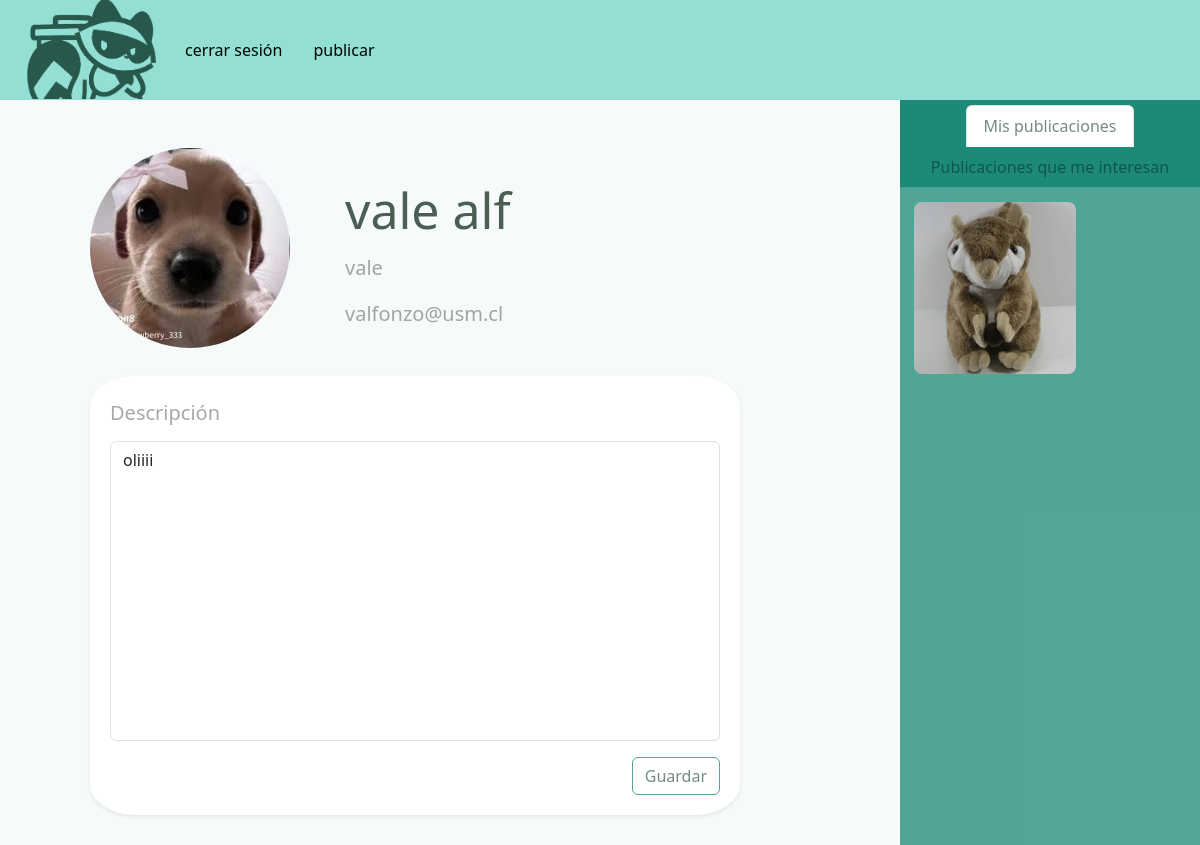
The page /perfil/ (signed in) on the database its author committed.
### user/models.py (models this page shows, shortened)
class user_img(models.Model):
    usuario = models.ForeignKey(User, on_delete=models.CASCADE)
    imagen = models.ImageField(upload_to='imagenes/', default='imagenes/Bin2bin.png',blank=True)
    creado = models.DateTimeField(auto_now_add=True)

class Descripcion(models.Model):
    usuario = models.ForeignKey(User, on_delete=models.CASCADE)
    descripcion = models.TextField(default='Descripción', blank=True)

### publi/models.py (models this page shows, shortened)
class publi(models.Model):
    titulo = models.CharField(max_length=25)
    descripcion = models.TextField(blank=True, max_length=110)
    creacion = models.DateTimeField(auto_now_add=True)
    usuario = models.ForeignKey(User, on_delete=models.CASCADE)
    imagen = models.ImageField(upload_to='imagenes/', blank=True)
    imagen2 = models.ImageField(upload_to='imagenes/', blank=True)
    imagen3 = models.ImageField(upload_to='imagenes/', blank=True)
    archivado = models.BooleanField(default=False)
    categorias = models.ManyToManyField(categoria)

### user/views.py (the view)
# urls.py: path('perfil/', views.perfil, name = 'perfil'),
def perfil(request):
    if request.method == 'POST':
        img_obj = get_object_or_404(user_img, usuario=request.user.id)
        imagen = imgperfil(request.POST, request.FILES, instance=img_obj)
        descripcion = Descripcion.objects.get(usuario=request.user.id)
        if imagen.is_valid():
            imagen.save()
        if "update_email" in request.POST:
            mod = modperfil(request.POST, instance=request.user)
            if mod.is_valid():
                mod.save()
            else:
                return render(request,'perfil.html', {'form':modperfil, 'form1':imgperfil, 'form2':ModDescripcion, 'imagen':imagen, 'error':'email invalido'})
        if "update_descripcion" in request.POST:
            print('hola')
            mod = ModDescripcion(request.POST, instance=descripcion)
            if mod.is_valid():
                mod.save()
            else:
                return render(request,'perfil.html', {'form':modperfil, 'form1':imgperfil, 'form2':ModDescripcion, 'imagen':imagen, 'error':'email invalido'})
        return redirect('perfil')
    else:
        try:
            img_obj = get_object_or_404(user_img, usuario=request.user)
            descrip = Descripcion.objects.get(usuario=request.user.id)
            mod = ModDescripcion(instance=descrip)
            try:
                publicaciones = publi.objects.filter(usuario=request.user.id).order_by("-creacion")
                publis_interesado = publi.objects.filter(interesado__interesado_id=request.user.id).distinct()
                return render(request,'perfil.html', {'form':modperfil, 'form1':imgperfil, 'form2':mod, 'imagen':img_obj,
                                                       'publicaciones':publicaciones,
                                                       'descrip':descrip,
                                                       'publis_interesado':publis_interesado})
            except:
                return render(request,'perfil.html', {'form':modperfil, 'form1':imgperfil, 'form2':mod, 'imagen':img_obj, 'descrip':descrip})
        except:
            return render(request,'perfil.html', {'form':modperfil, 'form1':imgperfil, 'form2':mod})

### user/forms.py
class ModDescripcion(forms.ModelForm):
    class Meta:
        model = Descripcion
        fields = ['descripcion']

### user/templates/perfil.html (shortened to what this page needs)
{% extends 'hola.html' %}
{% block content %}
<head>
    {% load static %}
    <link rel="stylesheet" href="https://cdn.jsdelivr.net/npm/bootstrap-icons@1.11.3/font/bootstrap-icons.min.css">
    <link rel="stylesheet" href="{% static 'style.css' %}">
</head>
<div class="main">
    <div class="box pic">
        <img class="rounded-circle"
        src="{{imagen.imagen.url}}">
    </div>
    <div class="box det">
      <h1 class="display-3">{{request.user.first_name}} {{request.user.last_name}}</h1>
      <p class="blockquote">
        {{request.user.username}}</p>
      <p class="lead">
        {{request.user.email}}</p>
    </div>
    <div class="box desc">
        <form method="POST" class="h-100">
            <div class="card border-0 shadow-sm" style="height: 100%;">
                <div class="card-body d-flex flex-column" style="height: 100%;">
                    <h5 class="blockquote">Descripción</h5>
                    <div class="flex-grow-1 mb-3">
                        <textarea
                            name="descripcion"
                            class="form-control h-100"
                            id="id_descripcion"
                            placeholder="Escribe una descripción..."
                            style="min-height: 300px; resize: none;"
                        >{{ descrip.descripcion }}</textarea>
                    </div>
                    <div class="d-flex justify-content-end">
                        <button
                            class="btn btn-outline-primary"
                            type="submit"
                            name="update_descripcion"
                        >
                            Guardar
                        </button>
                    </div>
                </div>
            </div>
        </form>
    </div>
<div class="box publis">
    <div class="tab-container">
        <ul class="nav nav-tabs justify-content-center" id="myTab" role="tablist">
            <li class="nav-item" role="presentation">
                <button class="nav-link active" id="mis-tab" data-bs-toggle="tab"
                        data-bs-target="#mis_publicaciones" type="button" role="tab"
                        aria-controls="mis_publicaciones" aria-selected="true"
                        style="color: #072f288f">
                    Mis publicaciones
                </button>
            </li>
            <li class="nav-item" role="presentation">
                <button class="nav-link" id="interes-tab" data-bs-toggle="tab"
                        data-bs-target="#publicaciones_interesan" type="button" role="tab"
                        aria-controls="publicaciones_interesan" aria-selected="false"
                        style="color: #072f288f;">
                    Publicaciones que me interesan
                </button>
            </li>
        </ul>
        <div class="tab-content" id="myTabContent">
            <div class="tab-pane fade show active" id="mis_publicaciones" role="tabpanel">
                <div class="posts">
                    {% for pub in publicaciones %}
                        {% if not pub.archivado %}
                        <div class="post">
                            <a href="{% url 'post' pub.id %}">
                                {% if pub.imagen.url != blank %}
                                    <img src="{{ pub.imagen.url }}" alt="Publicación">
                                {% else %}
                                    <p>No hay imágenes</p>
                                {% endif %}
                            </a>
                        </div>
                        {% endif %}
                    {% empty %}
                        <p>No has publicado nada todavía.</p>
                    {% endfor %}
                </div>
            </div>
 {% endblock %}

### user/static/home.css (style rules this page uses)
:root { --primary-color: #1abea374; --secondary-color: rgba(63, 79, 74, 0.503); --btn-color: #072f288f; --btn: #047e69ad; --border: rgba(50, 65, 65, 0.196); --box-shadow: 0px 5px 5px rgba(0, 0, 0, 0.053); }
.btn-outline-primary { border-color: var(--btn); color: var(--btn-color); }

### user/static/style.css (style rules this page uses)
:root { --primary-color: #1abea374; --secondary-color: #047e69ad; --bg-color: rgba(242, 247, 248, 0.44); --grey-color: rgba(127, 127, 127, 0.697); --box-shadow: 0px 5px 5px rgba(0, 0, 0, 0.053); }
.blockquote { padding-top: 5px; }
a { background-color: none; }
.main { align-items: center; display: grid; grid-column-gap: 5px; grid-template-columns: 250px 550px ; grid-template-rows: auto 500px auto; padding-left: 90px; background-color: var(--bg-color); }
.box { align-items: center; }
.pic { border-radius: 50%; width: 200px; height: 200px; padding-top: 25px; position: relative; display: inline-block; grid-column: 1; text-align: center; }
.pic .rounded-circle { width: 200px; height: 200px; transition: transform 0.2s ease; }
.det { padding-top: 80px; color: var(--grey-color); }
.display-3 { font-size: 50px; color: rgba(1, 28, 13, 0.705); }
.desc { grid-column: 1/span 2; grid-row: 2; align-items: center; }
.card { align-items: left; background-color: rgb(255, 255, 255); border-radius: 7%; border-color: rgba(128, 128, 128, 0.144); border-width: 1.2px; box-shadow: var(--box-shadow); width: 650px; height: 430px; }
.card-body { padding: 20px; color:rgba(134, 134, 134, 0.719); }
.publis { height: 100%; grid-column: 3; grid-row: 1 /span 2; display: flex; flex-direction: column; justify-content: end; background-color: var(--secondary-color); scrollbar-width: auto; }
.box.publis .posts { display: grid !important; grid-template-columns: repeat(2, 1fr) !important; gap: 15px !important; padding: 10px !important; align-items: start; width: 100%; box-sizing: border-box; }
.box.publis .post { width: 170px !important; display: block !important; box-sizing: border-box; }
.box.publis .post img { display: block !important; width: 100% !important; height: 180px; object-fit: cover; border-radius: 12px; padding: 4px; transition: transform 0.18s ease; }
.publis .tab-container { position: relative; height: 100%; }
.publis .nav-tabs { position: sticky; top: 0; z-index: 10; background-color: var(--secondary-color); padding-top: 5px; border-bottom: 1px solid rgba(255, 255, 255, 0.2); }
.publis .posts { display: flex; flex-wrap: wrap; justify-content: center; gap: 15px; padding: 15px; overflow-y: auto; max-height: 85%; }

### rows shown on the page
user_img: imagen (picture)
Descripcion: descripcion "oliiii"
publi: imagen (picture)

### other values the page prints
{{ request.user.first_name }} "vale"
{{ request.user.last_name }} "alf"
{{ request.user.username }} "vale"
{{ request.user.email }} "valfonzo@usm.cl"
